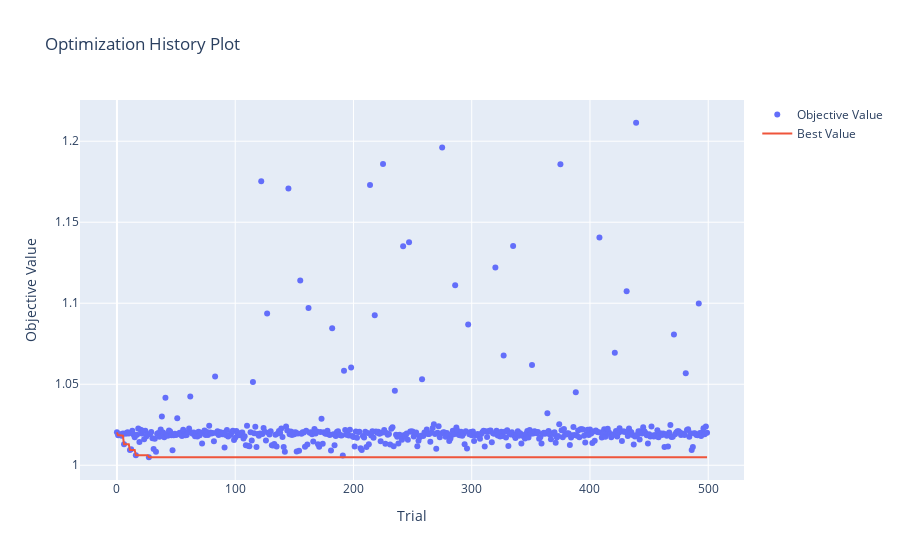

Notebook code for this chart:
### Code cell
optuna.visualization.plot_optimization_history(study)

### Figure 1 — Plotly figure (JSON) as saved in the notebook; plotly's stock layout.template omitted (floating-point values rounded to 4 significant figures; data arrays with more than 128 entries replaced by an {"elided": "..."} marker saying what was removed)
{"data": [{"mode": "markers", "name": "Objective Value", "type": "scatter", "x": {"elided": "500 int values"}, "y": {"elided": "500 float values"}}, {"mode": "lines", "name": "Best Value", "type": "scatter", "x": {"elided": "500 int values"}, "y": {"elided": "500 float values"}}, {"marker": {"color": "#cccccc"}, "mode": "markers", "name": "Infeasible Trial", "showlegend": false, "type": "scatter", "x": [], "y": []}], "layout": {"title": {"text": "Optimization History Plot"}, "xaxis": {"title": {"text": "Trial"}}, "yaxis": {"title": {"text": "Objective Value"}}}}
